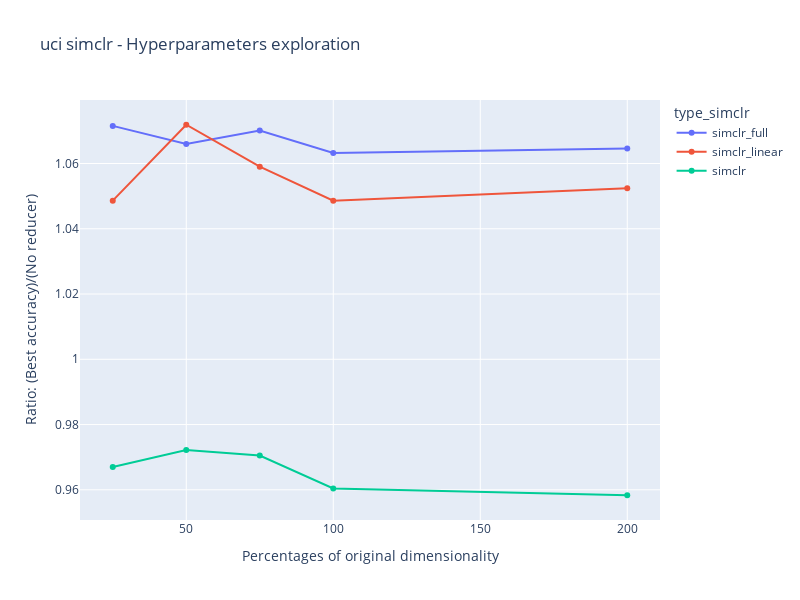

Notebook code for this chart:
### Code cell
type_simclr=type_simclr_default
def plot_best_score_all(dataset, type_simclr):
    fig = go.Figure() 
    
    for percentage in percentages:
        best_scores = []  
        n_transformations_=0
        
        max_score = -1  
        for i, n_transformations in enumerate(transformations):
            data = read_csv(dataset, type_simclr, n_transformations, percentage)
            score_no_reducer = get_no_reducer_score(dataset) 
            try:
                max_dataset_score = data['score'].max()
                
                if max_dataset_score > max_score:
                    max_score = max_dataset_score 
                    max_dataset_score_ = data['score'].cummax()
                    n_transformations_ = n_transformations
            except:
                n_transformations_ = 0
                
                
                
            best_scores.append(max_score)
        best_transformation[percentage]={}
        best_transformation['score_no_reducer']=score_no_reducer        
        best_transformation[percentage]['t']=n_transformations_
        best_transformation[percentage]['score']=max_score
    return best_transformation


def plot_lines_all():
    data_frames = []
    
    for i, type_simclr in enumerate(type_simclr_options):
        best_scores = []
    
        for percentage in percentages:
            try:
                data = plot_best_score_all(dataset, type_simclr)
                score_no_reducer = get_no_reducer_score(dataset)
                best_scores.append(data[percentage]['score'].max() / score_no_reducer)
            except:
                print(dataset, type_simclr, percentage)
                best_scores.append(0)
    
            # Create a DataFrame for the current dataset and percentage
            df = pd.DataFrame({'type_simclr': [type_simclr], 'Percentage': [percentage], 'Best_Scores': [best_scores[-1]]})
            data_frames.append(df)
            
    # Concatenate all DataFrames into one
    data_frame = pd.concat(data_frames, ignore_index=True)
    
    # Create a Plotly figure
    fig = px.line(data_frame, x='Percentage', y='Best_Scores', color='type_simclr',
                  labels={'Percentage': 'Percentages of original dimensionality',
                          'Best_Scores': 'Ratio: (Best accuracy)/(No reducer)'},
                  title=f'{dataset} {type_simclr} - Hyperparameters exploration',
                  )
    fig.update_layout(
        height=600,  # Set your desired height (in pixels)
        width=800    # Set your desired width (in pixels)
    )
    fig.update_traces(mode='markers+lines')
    
    # Show the figure
    fig.show()


dataset=dataset_default
plot_lines_all()

### Figure 1 — Plotly figure (JSON) as saved in the notebook; plotly's stock layout.template omitted (floating-point values rounded to 4 significant figures)
{"data": [{"hovertemplate": "type_simclr=simclr_full<br>Percentages of original dimensionality=%{x}<br>Ratio: (Best accuracy)/(No reducer)=%{y}<extra></extra>", "legendgroup": "simclr_full", "line": {"color": "#636efa", "dash": "solid"}, "marker": {"symbol": "circle"}, "mode": "markers+lines", "name": "simclr_full", "orientation": "v", "showlegend": true, "type": "scatter", "x": [25, 50, 75, 100, 200], "xaxis": "x", "y": [1.072, 1.066, 1.07, 1.063, 1.065], "yaxis": "y"}, {"hovertemplate": "type_simclr=simclr_linear<br>Percentages of original dimensionality=%{x}<br>Ratio: (Best accuracy)/(No reducer)=%{y}<extra></extra>", "legendgroup": "simclr_linear", "line": {"color": "#EF553B", "dash": "solid"}, "marker": {"symbol": "circle"}, "mode": "markers+lines", "name": "simclr_linear", "orientation": "v", "showlegend": true, "type": "scatter", "x": [25, 50, 75, 100, 200], "xaxis": "x", "y": [1.049, 1.072, 1.059, 1.049, 1.052], "yaxis": "y"}, {"hovertemplate": "type_simclr=simclr<br>Percentages of original dimensionality=%{x}<br>Ratio: (Best accuracy)/(No reducer)=%{y}<extra></extra>", "legendgroup": "simclr", "line": {"color": "#00cc96", "dash": "solid"}, "marker": {"symbol": "circle"}, "mode": "markers+lines", "name": "simclr", "orientation": "v", "showlegend": true, "type": "scatter", "x": [25, 50, 75, 100, 200], "xaxis": "x", "y": [0.967, 0.9722, 0.9705, 0.9604, 0.9583], "yaxis": "y"}], "layout": {"height": 600, "legend": {"title": {"text": "type_simclr"}, "tracegroupgap": 0}, "title": {"text": "uci simclr - Hyperparameters exploration"}, "width": 800, "xaxis": {"anchor": "y", "autorange": true, "domain": [0, 1], "range": [13.87, 211.1], "title": {"text": "Percentages of original dimensionality"}, "type": "linear"}, "yaxis": {"anchor": "x", "autorange": true, "domain": [0, 1], "range": [0.9507, 1.079], "title": {"text": "Ratio: (Best accuracy)/(No reducer)"}, "type": "linear"}}}
